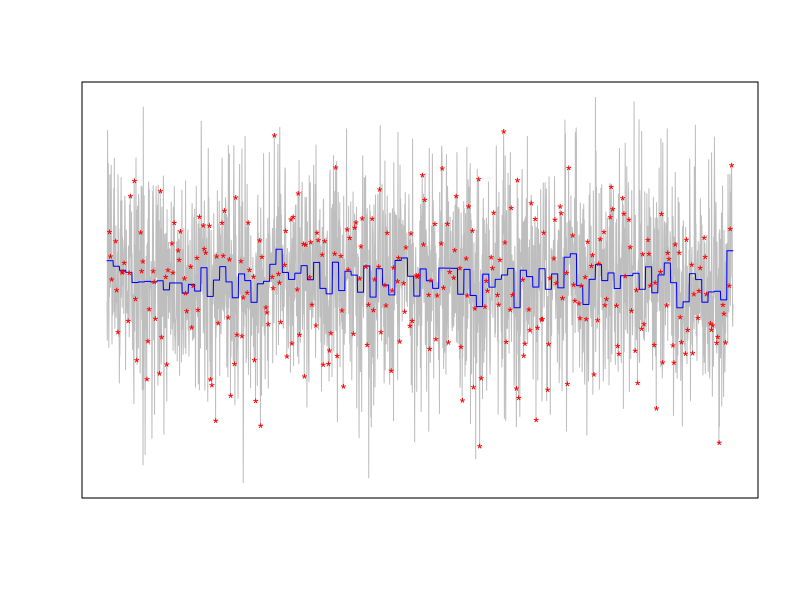
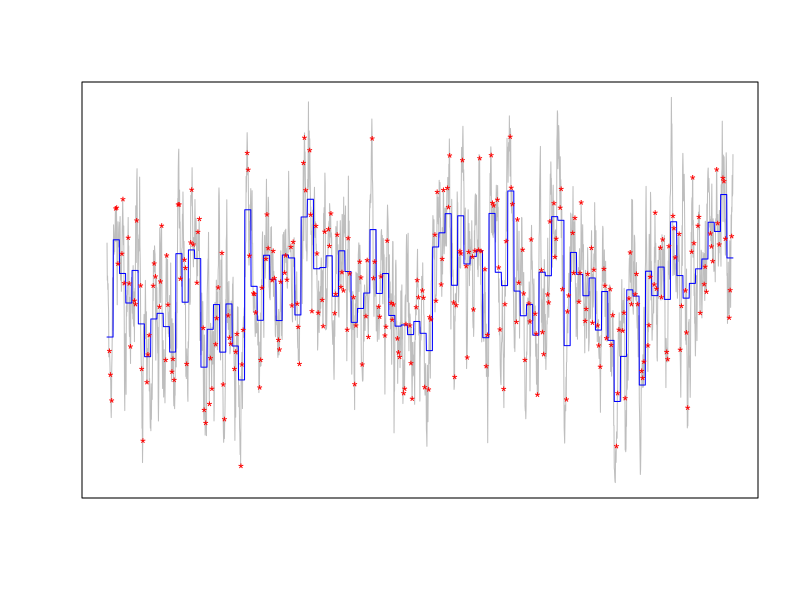
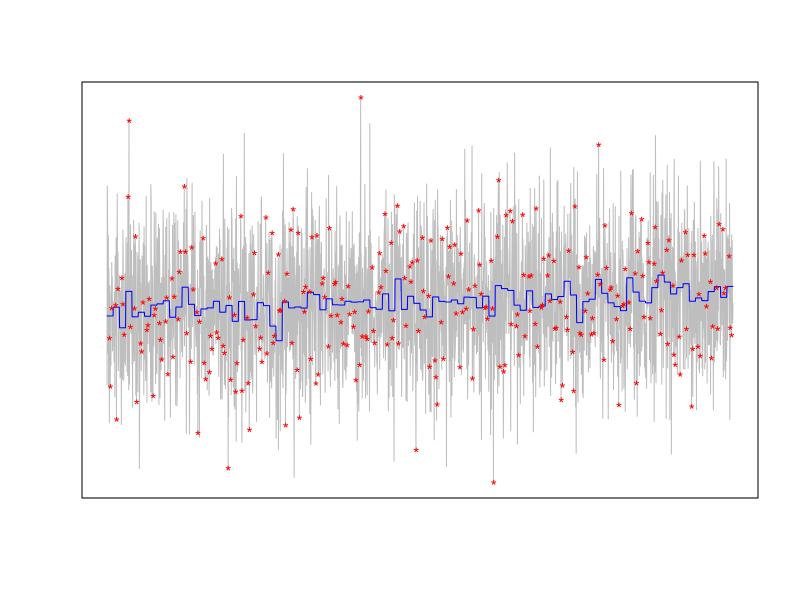
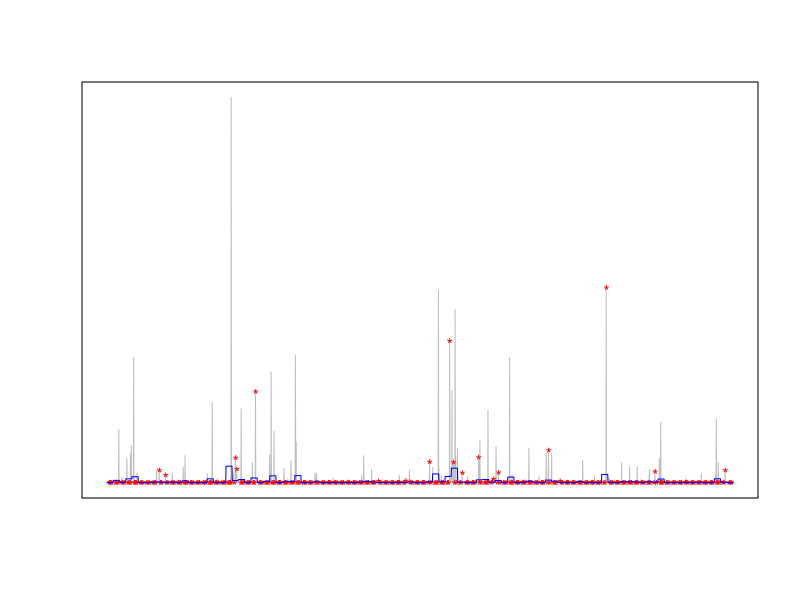

Recreate these plots in R, in order.
########################## Setting seed ##########################

set.seed(1234)


########################## Simulation 1 ##########################

# defining variables
sim1_dd <- NULL 
sim1_dd_bias_mean <- numeric(1000)
sim1_dd_bias_sd <- numeric(1000)
sim1_ema <- NULL 
sim1_ema_bias_mean <- numeric(1000)
sim1_ema_bias_sd <- numeric(1000)
rep <- 1
count <- c(1:100) 
day <- c(0:99) 

repeat {
  
  # simulating original time series
  sim1_ts <- rnorm(2400, mean = 10, sd = 1)
  
  # sampling of original time series
  for (i in count) {
    sim1_dd <- c(sim1_dd, mean(sim1_ts[c(1:24) + (day[i] * 24)]))
    sim1_ema <- c(sim1_ema, sim1_ts[9 + day[i] * 24], sim1_ts[13 + day[i] * 24], sim1_ts[18 + day[i] * 24])
  }
  
  # bias for EMA and DD
  sim1_dd_bias_mean[rep] <- abs(mean(sim1_dd) - mean(sim1_ts))
  sim1_dd_bias_sd[rep] <- abs(sd(sim1_dd) - sd(sim1_ts))
  sim1_ema_bias_mean[rep] <- abs(mean(sim1_ts) - mean(sim1_ema))
  sim1_ema_bias_sd[rep] <- abs(sd(sim1_ts) - sd(sim1_ema))
  
  # reset for next iteration
  sim1_dd <- NULL
  sim1_ema <- NULL
  
  if (rep > 999) {
    break
  }
  rep <- rep + 1
}


########################## Simulation 2 ##########################

# defining variables
sim2_dd <- NULL
sim2_dd_bias_mean <- numeric(1000)
sim2_dd_bias_sd <- numeric(1000)
sim2_ema <- NULL
sim2_ema_bias_mean <- numeric(1000)
sim2_ema_bias_sd <- numeric(1000)
rep <- 1
count <- c(1:100) 
day <- c(0:99) 

repeat {
  
  # simulating original time series
  sim2_ts <- arima.sim(list(ar = 0.9), n = 2400, mean = 10)
  
  for (i in count) {
    # sampling of original time series
    sim2_dd <- c(sim2_dd, mean(sim2_ts[c(1:24) + (day[i] * 24)]))
    sim2_ema <- c(sim2_ema, sim2_ts[9 + day[i] * 24], sim2_ts[13 + day[i] * 24], sim2_ts[18 + day[i] * 24])
  }
  
  # bias for EMA and DD
  sim2_dd_bias_mean[rep] <- abs(mean(sim2_ts) - mean(sim2_dd))
  sim2_dd_bias_sd[rep] <- abs(sd(sim2_ts) - sd(sim2_dd))
  sim2_ema_bias_mean[rep] <- abs(mean(sim2_ts) - mean(sim2_ema))
  sim2_ema_bias_sd[rep] <- abs(sd(sim2_ts) - sd(sim2_ema))
  
  # reset for next iteration
  sim2_dd <- NULL
  sim2_ema <- NULL
  
  if (rep > 999) {
    break
  }
  rep <- rep + 1
}


########################## Simulation 3 ##########################

# defining variables
sim3_dd <- NULL
sim3_ema <- NULL
sim3_dd_bias_tr <- numeric(1000)
sim3_ema_bias_tr <- numeric(1000)
rep <- 1
count <- c(1:100) 
day <- c(0:99) 

repeat {
  
  # simulating original time series
  sim3_ts <- rnorm(2400, mean = 10, sd = 1) + seq(1:2400) * 0.00015
  
  for (i in count) {
    
    # sampling of original time series
    sim3_dd <- c(sim3_dd, mean(sim3_ts[c(1:24) + (day[i] * 24)]))
    sim3_ema <- c(sim3_ema, sim3_ts[9 + day[i] * 24], sim3_ts[13 + day[i] * 24], sim3_ts[18 + day[i] * 24])
  }
  
  # bias for EMA and DD
  sim3_dd_bias_tr[rep] <- as.numeric(coef(summary(lm(sim3_dd ~ c(1:100))))[, "t value"][2])
  sim3_ema_bias_tr[rep] <- as.numeric(coef(summary(lm(sim3_ema ~ c(1:300))))[, "t value"][2])

  # reset for next iteration
  sim3_dd <- NULL
  sim3_ema <- NULL
  
  if (rep > 999) {
    break
  }
  rep <- rep + 1
}


########################## Simulation 4 ##########################

# defining variables
sim4_dd <- NULL
sim4_ema <- NULL
sim4_dd_bias <- numeric(1000)
sim4_ema_bias <- numeric(1000)
sim4_ts_events <- numeric(1000)
rep <- 1
count <- c(1:100) 
day <- c(0:99) 

repeat {
  
  # simulating original time series
  sim4_ts <- rbeta(2400, shape1 = 0.01, shape2 = 10)
  
  for (i in count) {
    # sampling of original time series
    sim4_dd <- c(sim4_dd, mean(sim4_ts[c(1:24) + (day[i] * 24)]))
    sim4_ema <- c(sim4_ema, sim4_ts[9 + day[i] * 24], sim4_ts[13 + day[i] * 24], sim4_ts[18 + day[i] * 24])
  }
  
  # bias for EMA and DD
  sim4_ts_events[rep] <- sum(sim4_ts > (mean(sim4_ts) + sd(sim4_ts)))
  sim4_dd_bias[rep] <- sum(sim4_dd > (mean(sim4_dd) + sd(sim4_dd)))
  sim4_ema_bias[rep] <- sum(sim4_ema > (mean(sim4_ema) + sd(sim4_ema)))

  # reset for next iteration
  sim4_dd <- NULL
  sim4_ema <- NULL
  
  if (rep > 999) {
    break
  }
  rep <- rep + 1
}


############################## Plots ##############################

# simulation 1
sim1_plot_dd <- NULL
sim1_plot_ema <- NULL
sim1_plot_ts <- rnorm(2400, mean = 10, sd = 1)

for (i in count) {
  sim1_plot_dd <- c(sim1_plot_dd, rep(mean(sim1_plot_ts[c(1:24) + (day[i] * 24)]),24))
}

for (i in count) {
  sim1_plot_ema <- c(sim1_plot_ema, c(rep(NA,8),sim1_plot_ts[9 + day[i] * 24], rep(NA,3),sim1_plot_ts[13 + day[i] * 24], rep(NA,4),sim1_plot_ts[18 + day[i] * 24],rep(NA,6)))
}

plot(c(1:2400),sim1_plot_ts,type="l",col="grey", xaxt='n',yaxt='n', ann=FALSE)
lines(c(1:2400),sim1_plot_dd,type="l",col="blue")
lines(c(1:2400),sim1_plot_ema,col="red",type="p",pch="*")

# simulation 2
sim2_plot_dd <- NULL
sim2_plot_ema <- NULL
sim2_plot_ts <- arima.sim(list(ar = 0.9), n = 2400, mean = 10)

for (i in count) {
  sim2_plot_dd <- c(sim2_plot_dd, rep(mean(sim2_plot_ts[c(1:24) + (day[i] * 24)]),24))
}

for (i in count) {
  sim2_plot_ema <- c(sim2_plot_ema, c(rep(NA,8),sim2_plot_ts[9 + day[i] * 24], rep(NA,3),sim2_plot_ts[13 + day[i] * 24], rep(NA,4),sim2_plot_ts[18 + day[i] * 24],rep(NA,6)))
}

plot(c(1:2400),sim2_plot_ts,type="l",col="grey", xaxt='n',yaxt='n', ann=FALSE)
lines(c(1:2400),sim2_plot_dd,type="l",col="blue")
lines(c(1:2400),sim2_plot_ema,col="red",type="p",pch="*")

# simulation 3
sim3_plot_dd <- NULL
sim3_plot_ema <- NULL
sim3_plot_ts <- rnorm(2400, mean = 10, sd = 1) + seq(1:2400) * 0.00015

for (i in count) {
  sim3_plot_dd <- c(sim3_plot_dd, rep(mean(sim3_plot_ts[c(1:24) + (day[i] * 24)]),24))
}

for (i in count) {sim3_plot_ema <- c(sim3_plot_ema, c(rep(NA,8),sim3_plot_ts[9 + day[i] * 24], rep(NA,3),sim3_plot_ts[13 + day[i] * 24], rep(NA,4),sim3_plot_ts[18 + day[i] * 24],rep(NA,6)))
}

plot(c(1:2400),sim3_plot_ts,type="l",col="grey", xaxt='n',yaxt='n', ann=FALSE)
lines(c(1:2400),sim3_plot_dd,type="l",col="blue")
lines(c(1:2400),sim3_plot_ema,col="red",type="p",pch="*")

# simulation 4
sim4_plot_dd <- NULL
sim4_plot_ema <- NULL
sim4_plot_ts <- rbeta(2400, shape1 = 0.01, shape2 = 10)

for (i in count) {
  sim4_plot_dd <- c(sim4_plot_dd, rep(mean(sim4_plot_ts[c(1:24) + (day[i] * 24)]),24))
}

for (i in count) {
  sim4_plot_ema <- c(sim4_plot_ema, c(rep(NA,8),sim4_plot_ts[9 + day[i] * 24], rep(NA,3),sim4_plot_ts[13 + day[i] * 24], rep(NA,4),sim4_plot_ts[18 + day[i] * 24],rep(NA,6)))
}

plot(c(1:2400),sim4_plot_ts,type="l",col="grey", xaxt='n',yaxt='n', ann=FALSE)
lines(c(1:2400),sim4_plot_ema,col="red",type="p",pch="*")
lines(c(1:2400),sim4_plot_dd,type="l",col="blue")


